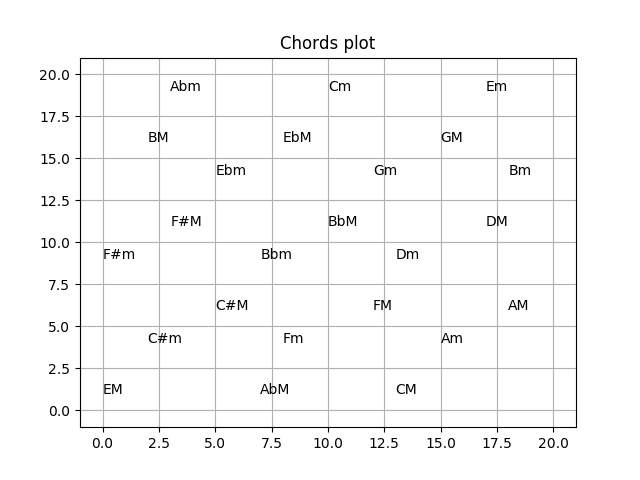

This figure's Python source:
import matplotlib.pyplot as plt
import numpy as np
import csv
import sys

# initialize basic variables
n = 24
m = 12
p = 20
c = 20
alpha = 0.02

def main():
    with open(sys.argv[1], newline='') as csvfile:
        chords = list(csv.reader(csvfile))

    # Create 3d matrix 'W' of size p x p x m aka 20 x 20 x 12
    W = np.zeros((p, c, m))

    # Initialize W
    for i in range(p):
        for j in range(c):
            for k in range(m):
                W[i, j, k] = np.random.random_sample()
    
    for my_lambda in range(360):
        for t in range(24):
            r_t = chords[np.random.random_integers(1,24)]
            index_i, index_j = similar(r_t, W)
            for x in range(p):
                for y in range(p):
                    sigma = (1/3)*(p - 1 - (my_lambda/c))
                    theta = np.power(np.e, -(np.power(distance(index_i, index_j, x, y),2)/(2 * sigma * sigma)))
                    new_r_t = list(map(float, r_t[1:]))
                    W[x][y] = W[x][y] + theta*alpha*(new_r_t - W[x][y])

    plot_all(chords, W)
    plot_heat_CM(chords[1][1:], W)
    plot_heat_Cm(chords[13][1:], W)


def plot_all(chords, w):
    plt.figure(0)
    plt.title("Chords plot")
    plt.axis([-1, 21, -1, 21])
    for i in range(1, len(chords)):
        cur_chord = list(map(float, chords[i][1:]))
        max_mag = 0
        best_x = 0
        best_y = 0
        for j in range(p):
            for k in range(c):
                # find the neuron in w that is most similar to the cur chord
                #mag = w[j][k].dot(cur_chord)
                cur_chord = np.array(cur_chord, dtype=np.float)
                mag = cur_chord.dot(w[j][k])
                if mag > max_mag:
                    max_mag = mag
                    best_x = j
                    best_y = k
        plt.text(best_x, best_y, s=(chords[i][0]+""))
    plt.grid(True)
    plt.savefig(sys.argv[2])


def plot_heat_CM(CM, w):
    plt.figure(1)
    plt.title("CM heat map")
    heat = np.zeros((20, 20))
    for i in range(p):
        for j in range(c):
            heat[i][j] = np.array(CM, dtype=np.float).dot(w[i][j])
    plt.imshow(heat, cmap='summer', interpolation='nearest')
    plt.savefig(sys.argv[3])


def plot_heat_Cm(Cm, w):
    plt.figure(2)
    plt.title("Cm heat map")
    heat = np.zeros((20, 20))
    for i in range(p):
        for j in range(c):
            heat[i][j] = np.array(Cm, dtype=np.float).dot(w[i][j])
    plt.imshow(heat, cmap='winter', interpolation='nearest')
    plt.savefig(sys.argv[4])


# Torus distance function
def distance(index_i, index_j, x, y):
    # sqrt(min(|x1 - x2|, w - |x1 - x2|)^2 + min(|y1 - y2|, h - |y1-y2|)^2)
    val1 = np.abs(index_i - x)
    val2 = np.abs(index_j - y)
    return np.sqrt(np.power(min(val1, p - val1), 2) + np.power(min(val2, c - val2), 2))


def similar(r_t, w):
    min_dist = 99999999
    index_i = 0
    index_j = 0
    # convert the r_t into a list of floats without the 'Note' at index 0
    r_t = list(map(float, r_t[1:]))
    for ind_i in range(p):
        for ind_j in range(c):
            vec = (w[ind_i][ind_j] - r_t)
            dist = np.sqrt(vec.dot(vec))
            if dist <= min_dist:
                min_dist = dist
                index_i = ind_i
                index_j = ind_j
    return index_i, index_j

if __name__ == "__main__":
    main()
